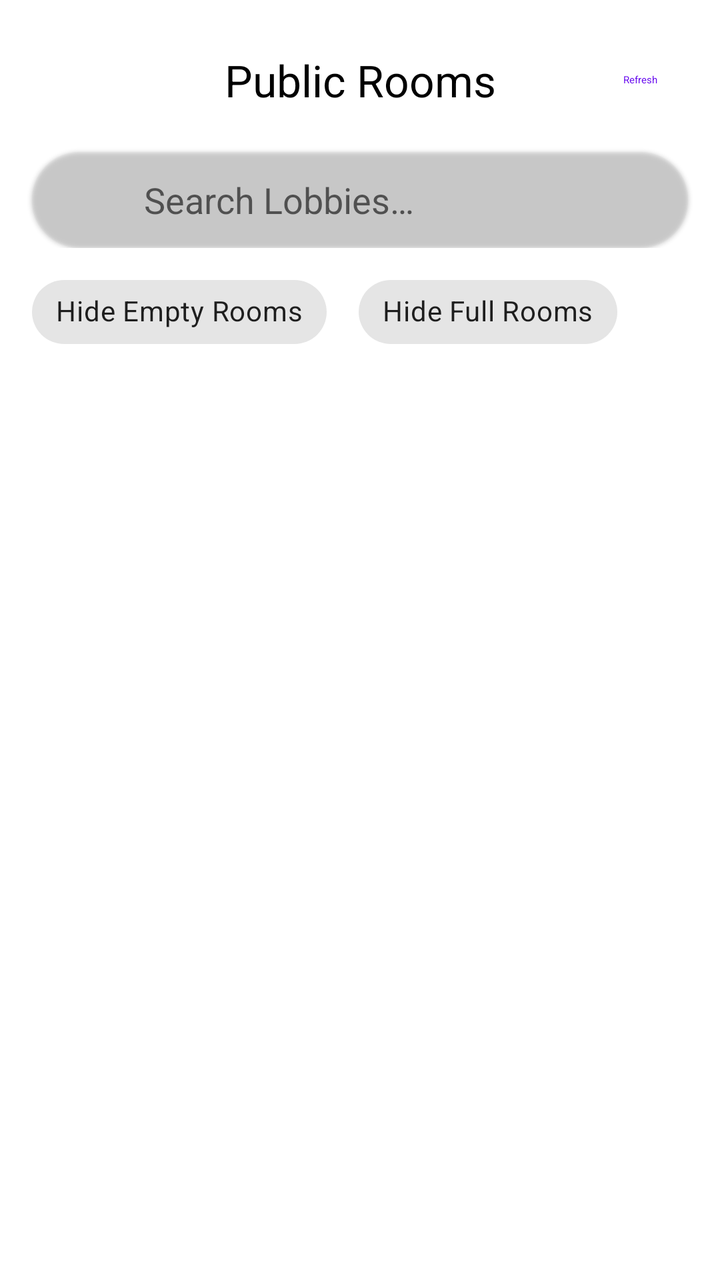
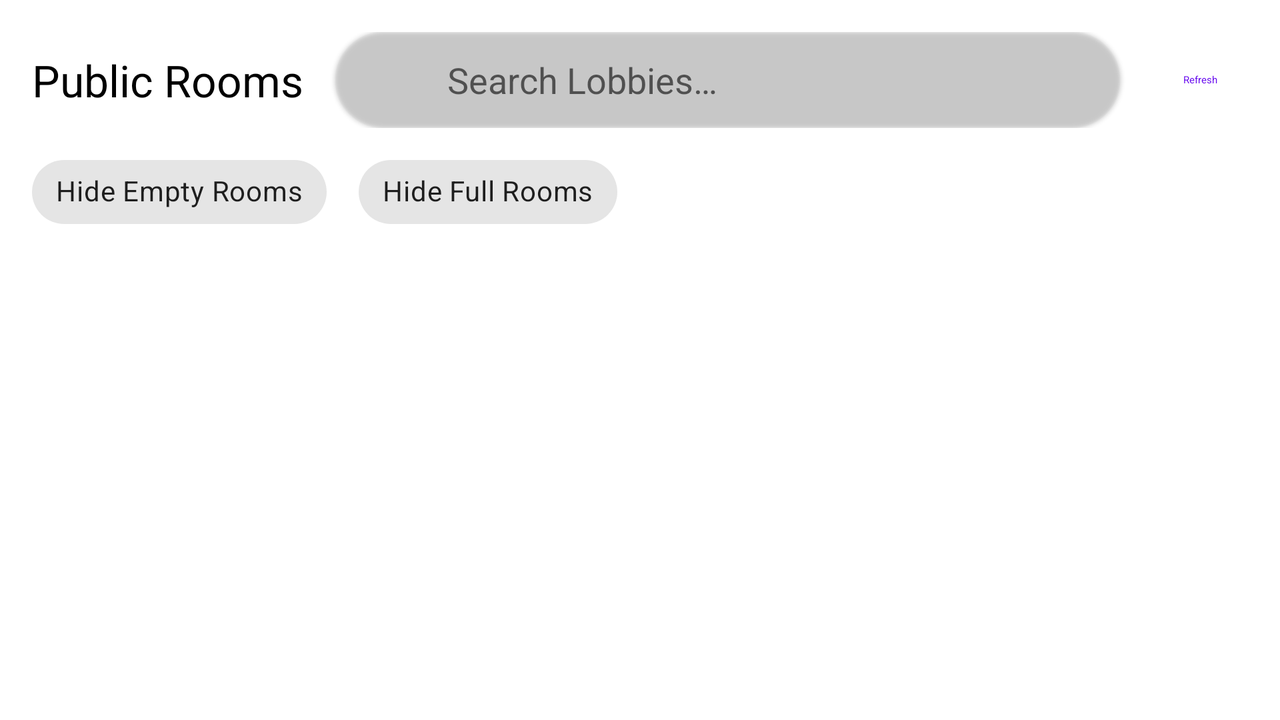

Compare how this app lays out the same screen by default and in its alternative resource folder. The renders come first, then the two layout files and the values they reference.
<!-- AndroidManifest.xml: fallback theme Theme.MaterialComponents.DayNight.NoActionBar -->
<!-- res/layout/dialog_lobby_browser.xml -->
<?xml version="1.0" encoding="utf-8"?>
<androidx.coordinatorlayout.widget.CoordinatorLayout xmlns:android="http://schemas.android.com/apk/res/android"
    xmlns:app="http://schemas.android.com/apk/res-auto"
    xmlns:tools="http://schemas.android.com/tools"
    android:layout_width="match_parent"
    android:layout_height="match_parent"
    android:background="?attr/colorSurface">

    <com.google.android.material.appbar.AppBarLayout
        android:id="@+id/appbar"
        style="@style/Widget.suyu.TransparentTopAppBarLayout"
        android:layout_width="match_parent"
        android:layout_height="wrap_content">

        <LinearLayout
            android:layout_width="match_parent"
            android:layout_height="wrap_content"
            android:orientation="vertical">

            <LinearLayout
                android:layout_width="match_parent"
                android:layout_height="wrap_content"
                android:orientation="horizontal"
                android:paddingTop="16dp"
                android:paddingHorizontal="16dp"
                android:gravity="center_vertical">

                <Space
                    android:layout_width="48dp"
                    android:layout_height="0dp" />

                <TextView
                    android:id="@+id/title"
                    android:layout_width="0dp"
                    android:layout_height="wrap_content"
                    android:layout_weight="1"
                    android:gravity="center"
                    android:text="@string/multiplayer_room_browser"
                    android:textAppearance="@style/TextAppearance.Material3.TitleLarge"
                    android:textColor="?attr/colorOnSurface" />

                <FrameLayout
                    android:layout_width="48dp"
                    android:layout_height="48dp">

                    <com.google.android.material.button.MaterialButton
                        android:id="@+id/refresh_button"
                        style="@style/Widget.Material3.Button.IconButton"
                        android:layout_width="match_parent"
                        android:layout_height="match_parent"
                        android:layout_gravity="center"
                        android:text="@string/refresh"
                        app:icon="@drawable/ic_refresh" />

                    <com.google.android.material.progressindicator.CircularProgressIndicator
                        android:id="@+id/progress_bar"
                        android:layout_width="24dp"
                        android:layout_height="24dp"
                        android:layout_gravity="center"
                        android:indeterminate="true"
                        android:contentDescription="@string/loading"
                        app:indicatorSize="24dp"
                        app:trackThickness="3dp"
                        android:visibility="gone" />
                </FrameLayout>
            </LinearLayout>

            <LinearLayout
                android:layout_width="match_parent"
                android:layout_height="match_parent"
                android:orientation="horizontal">

                <com.google.android.material.card.MaterialCardView
                    android:id="@+id/search_background"
                    style="?attr/materialCardViewFilledStyle"
                    android:layout_width="match_parent"
                    android:layout_height="48dp"
                    android:layout_marginStart="16dp"
                    android:layout_marginEnd="16dp"
                    android:layout_marginTop="12dp"
                    app:cardCornerRadius="24dp"
                    app:cardBackgroundColor="?attr/colorSurfaceVariant">

                    <LinearLayout
                        android:id="@+id/search_container"
                        android:layout_width="match_parent"
                        android:layout_height="match_parent"
                        android:layout_marginStart="16dp"
                        android:layout_marginEnd="16dp"
                        android:orientation="horizontal">

                        <ImageView
                            android:layout_width="24dp"
                            android:layout_height="24dp"
                            android:layout_gravity="center_vertical"
                            android:layout_marginEnd="16dp"
                            android:src="@drawable/ic_search"
                            android:contentDescription="@string/home_search"
                            app:tint="?attr/colorOnSurfaceVariant" />

                        <EditText
                            android:id="@+id/search_text"
                            android:layout_width="180dp"
                            android:layout_height="match_parent"
                            android:background="@android:color/transparent"
                            android:hint="@string/multiplayer_search_public_lobbies"
                            android:imeOptions="flagNoFullscreen"
                            android:inputType="text"
                            android:maxLines="1"
                            android:textColor="?attr/colorOnSurface"
                            android:autofillHints="" />

                    </LinearLayout>

                    <ImageView
                        android:id="@+id/clear_button"
                        android:layout_width="24dp"
                        android:layout_height="24dp"
                        android:layout_gravity="center_vertical|end"
                        android:layout_marginEnd="48dp"
                        android:background="?attr/selectableItemBackground"
                        android:src="@drawable/ic_clear"
                        android:contentDescription="@string/clear"
                        android:visibility="invisible"
                        app:tint="?attr/colorOnSurfaceVariant"
                        tools:visibility="visible" />

                    <ImageView
                        android:id="@+id/btn_submit"
                        android:layout_width="24dp"
                        android:layout_height="24dp"
                        android:layout_gravity="center_vertical|end"
                        android:layout_marginEnd="16dp"
                        android:background="?attr/selectableItemBackground"
                        android:src="@drawable/ic_send"
                        android:contentDescription="@string/submit"
                        app:tint="?attr/colorOnSurfaceVariant"
                        tools:visibility="visible" />

                </com.google.android.material.card.MaterialCardView>

            </LinearLayout>


            <HorizontalScrollView
                android:id="@+id/horizontalScrollView"
                android:layout_width="match_parent"
                android:layout_height="wrap_content"
                android:fadingEdge="horizontal"
                android:scrollbars="none"
                android:layout_marginVertical="8dp"
                android:clipToPadding="false"
                android:paddingHorizontal="16dp">

                <LinearLayout
                    android:id="@+id/chips"
                    android:layout_width="wrap_content"
                    android:layout_height="wrap_content"
                    android:clipToPadding="false">

                    <com.google.android.material.chip.Chip
                        android:id="@+id/chip_hide_empty"
                        android:layout_width="wrap_content"
                        android:layout_height="wrap_content"
                        android:layout_marginEnd="8dp"
                        android:checkable="true"
                        android:checked="false"
                        android:text="@string/multiplayer_hide_empty_rooms"
                        app:chipCornerRadius="16dp"
                        app:chipIconTint="?attr/colorOnSurface"
                        app:chipIconSize="18dp"
                        android:paddingStart="8dp"
                        android:paddingEnd="8dp"
                        android:paddingTop="6dp"
                        android:paddingBottom="6dp" />

                    <com.google.android.material.chip.Chip
                        android:id="@+id/chip_hide_full"
                        android:layout_width="wrap_content"
                        android:layout_height="wrap_content"
                        android:layout_marginStart="8dp"
                        android:checkable="true"
                        android:checked="false"
                        android:text="@string/multiplayer_hide_full_rooms"
                        app:chipCornerRadius="16dp"
                        app:chipIconTint="?attr/colorOnSurface"
                        app:chipIconSize="18dp"
                        android:paddingStart="8dp"
                        android:paddingEnd="8dp"
                        android:paddingTop="6dp"
                        android:paddingBottom="6dp" />

                </LinearLayout>
            </HorizontalScrollView>
        </LinearLayout>
    </com.google.android.material.appbar.AppBarLayout>

    <androidx.recyclerview.widget.RecyclerView
        android:id="@+id/room_list"
        android:layout_width="match_parent"
        android:layout_height="match_parent"
        android:clipToPadding="false"
        android:contentDescription="@string/room_list"
        android:paddingBottom="16dp"
        android:scrollbars="vertical"
        app:layout_behavior="@string/appbar_scrolling_view_behavior" />

    <LinearLayout
        android:id="@+id/empty_view"
        android:layout_width="match_parent"
        android:layout_height="wrap_content"
        android:layout_gravity="center"
        android:orientation="vertical"
        android:gravity="center"
        android:padding="32dp"
        android:visibility="gone">

        <ImageView
            android:layout_width="72dp"
            android:layout_height="72dp"
            android:layout_marginBottom="16dp"
            android:src="@drawable/ic_refresh"
            android:contentDescription="@string/refresh"
            android:alpha="0.5"
            app:tint="?attr/colorOnSurface" />

        <TextView
            android:layout_width="wrap_content"
            android:layout_height="wrap_content"
            android:text="@string/multiplayer_no_rooms_found"
            android:textAppearance="@style/TextAppearance.Material3.TitleMedium"
            android:textColor="?attr/colorOnSurface" />

        <TextView
            android:layout_width="wrap_content"
            android:layout_height="wrap_content"
            android:layout_marginTop="8dp"
            android:text="@string/multiplayer_tap_refresh_to_check_again"
            android:textAppearance="@style/TextAppearance.Material3.BodyMedium"
            android:textColor="?attr/colorOnSurface" />

        <com.google.android.material.button.MaterialButton
            android:id="@+id/empty_refresh_button"
            android:layout_width="wrap_content"
            android:layout_height="wrap_content"
            android:layout_marginTop="16dp"
            android:text="@string/refresh"
            app:icon="@drawable/ic_refresh"
            style="@style/Widget.Material3.Button.ElevatedButton" />
    </LinearLayout>

</androidx.coordinatorlayout.widget.CoordinatorLayout>
<!-- resources referenced by this layout -->
<resources>
  <string name="clear">Clear</string>
  <string name="home_search">Search</string>
  <string name="loading">Loading…</string>
  <string name="multiplayer_hide_empty_rooms">Hide Empty Rooms</string>
  <string name="multiplayer_hide_full_rooms">Hide Full Rooms</string>
  <string name="multiplayer_no_rooms_found">No public rooms found</string>
  <string name="multiplayer_room_browser">Public Rooms</string>
  <string name="multiplayer_search_public_lobbies">Search Lobbies…</string>
  <string name="multiplayer_tap_refresh_to_check_again">Tap refresh to check again</string>
  <string name="refresh">Refresh</string>
  <string name="room_list">Room List</string>
  <string name="submit">Submit</string>
  <style name="Widget.suyu.TransparentTopAppBarLayout" parent="">
          <item name="android:background">@android:color/transparent</item>
          <item name="android:elevation">0dp</item>
          <item name="android:stateListAnimator">@null</item>
          <item name="elevation">0dp</item>
          <item name="liftOnScroll">false</item>
          <item name="statusBarForeground">@android:color/transparent</item>
      </style>
</resources>
<!-- res/layout-land/dialog_lobby_browser.xml (the repository's variant of the layout above) -->
<!-- drawn on the phone turned sideways -->
<?xml version="1.0" encoding="utf-8"?>
<androidx.coordinatorlayout.widget.CoordinatorLayout xmlns:android="http://schemas.android.com/apk/res/android"
    xmlns:app="http://schemas.android.com/apk/res-auto"
    xmlns:tools="http://schemas.android.com/tools"
    android:layout_width="match_parent"
    android:layout_height="match_parent"
    android:background="?attr/colorSurface">

    <com.google.android.material.appbar.AppBarLayout
        android:id="@+id/appbar"
        style="@style/Widget.suyu.TransparentTopAppBarLayout"
        android:layout_width="match_parent"
        android:layout_height="wrap_content">

        <LinearLayout
            android:layout_width="match_parent"
            android:layout_height="wrap_content"
            android:orientation="vertical">

            <LinearLayout
                android:layout_width="match_parent"
                android:layout_height="wrap_content"
                android:gravity="center_vertical"
                android:orientation="horizontal"
                android:paddingTop="16dp"
                android:paddingHorizontal="16dp">

                <TextView
                    android:id="@+id/title"
                    android:layout_width="wrap_content"
                    android:layout_height="wrap_content"
                    android:layout_marginEnd="16dp"
                    android:gravity="start|center_vertical"
                    android:text="@string/multiplayer_room_browser"
                    android:textAppearance="@style/TextAppearance.Material3.TitleLarge"
                    android:textColor="?attr/colorOnSurface" />

                <com.google.android.material.card.MaterialCardView
                    android:id="@+id/search_background"
                    style="?attr/materialCardViewFilledStyle"
                    android:layout_width="0dp"
                    android:layout_height="48dp"
                    android:layout_marginEnd="16dp"
                    android:layout_weight="1"
                    app:cardBackgroundColor="?attr/colorSurfaceVariant"
                    app:cardCornerRadius="24dp">

                    <LinearLayout
                        android:id="@+id/search_container"
                        android:layout_width="match_parent"
                        android:layout_height="match_parent"
                        android:layout_marginStart="16dp"
                        android:layout_marginEnd="16dp"
                        android:orientation="horizontal">

                        <ImageView
                            android:layout_width="24dp"
                            android:layout_height="24dp"
                            android:layout_gravity="center_vertical"
                            android:layout_marginEnd="16dp"
                            android:contentDescription="@string/home_search"
                            android:src="@drawable/ic_search"
                            app:tint="?attr/colorOnSurfaceVariant" />

                        <EditText
                            android:id="@+id/search_text"
                            android:layout_width="0dp"
                            android:layout_height="match_parent"
                            android:layout_weight="1"
                            android:autofillHints=""
                            android:background="@android:color/transparent"
                            android:hint="@string/multiplayer_search_public_lobbies"
                            android:imeOptions="flagNoFullscreen"
                            android:inputType="text"
                            android:maxLines="1"
                            android:textColor="?attr/colorOnSurface" />

                    </LinearLayout>

                    <ImageView
                        android:id="@+id/clear_button"
                        android:layout_width="24dp"
                        android:layout_height="24dp"
                        android:layout_gravity="center_vertical|end"
                        android:layout_marginEnd="48dp"
                        android:background="?attr/selectableItemBackground"
                        android:contentDescription="@string/clear"
                        android:src="@drawable/ic_clear"
                        android:visibility="invisible"
                        app:tint="?attr/colorOnSurfaceVariant"
                        tools:visibility="visible" />

                    <ImageView
                        android:id="@+id/btn_submit"
                        android:layout_width="24dp"
                        android:layout_height="24dp"
                        android:layout_gravity="center_vertical|end"
                        android:layout_marginEnd="16dp"
                        android:background="?attr/selectableItemBackground"
                        android:contentDescription="@string/submit"
                        android:src="@drawable/ic_send"
                        app:tint="?attr/colorOnSurfaceVariant"
                        tools:visibility="visible" />

                </com.google.android.material.card.MaterialCardView>

                <FrameLayout
                    android:layout_width="48dp"
                    android:layout_height="48dp">

                    <com.google.android.material.button.MaterialButton
                        android:id="@+id/refresh_button"
                        style="@style/Widget.Material3.Button.IconButton"
                        android:layout_width="match_parent"
                        android:layout_height="match_parent"
                        android:layout_gravity="center"
                        android:text="@string/refresh"
                        app:icon="@drawable/ic_refresh" />

                    <com.google.android.material.progressindicator.CircularProgressIndicator
                        android:id="@+id/progress_bar"
                        android:layout_width="24dp"
                        android:layout_height="24dp"
                        android:layout_gravity="center"
                        android:indeterminate="true"
                        android:contentDescription="@string/loading"
                        app:indicatorSize="24dp"
                        app:trackThickness="3dp"
                        android:visibility="gone" />
                </FrameLayout>
            </LinearLayout>

            <HorizontalScrollView
                android:id="@+id/horizontalScrollView"
                android:layout_width="match_parent"
                android:layout_height="wrap_content"
                android:layout_marginVertical="8dp"
                android:clipToPadding="false"
                android:fadingEdge="horizontal"
                android:paddingHorizontal="16dp"
                android:scrollbars="none">

                <LinearLayout
                    android:id="@+id/chips"
                    android:layout_width="wrap_content"
                    android:layout_height="wrap_content"
                    android:clipToPadding="false">

                    <com.google.android.material.chip.Chip
                        android:id="@+id/chip_hide_empty"
                        android:layout_width="wrap_content"
                        android:layout_height="wrap_content"
                        android:layout_marginEnd="8dp"
                        android:checkable="true"
                        android:checked="false"
                        android:paddingStart="8dp"
                        android:paddingTop="6dp"
                        android:paddingEnd="8dp"
                        android:paddingBottom="6dp"
                        android:text="@string/multiplayer_hide_empty_rooms"
                        app:chipCornerRadius="16dp"
                        app:chipIconSize="18dp"
                        app:chipIconTint="?attr/colorOnSurface" />

                    <com.google.android.material.chip.Chip
                        android:id="@+id/chip_hide_full"
                        android:layout_width="wrap_content"
                        android:layout_height="wrap_content"
                        android:layout_marginStart="8dp"
                        android:checkable="true"
                        android:checked="false"
                        android:paddingStart="8dp"
                        android:paddingTop="6dp"
                        android:paddingEnd="8dp"
                        android:paddingBottom="6dp"
                        android:text="@string/multiplayer_hide_full_rooms"
                        app:chipCornerRadius="16dp"
                        app:chipIconSize="18dp"
                        app:chipIconTint="?attr/colorOnSurface" />

                </LinearLayout>
            </HorizontalScrollView>
        </LinearLayout>
    </com.google.android.material.appbar.AppBarLayout>

    <androidx.recyclerview.widget.RecyclerView
        android:id="@+id/room_list"
        android:layout_width="match_parent"
        android:layout_height="match_parent"
        android:clipToPadding="false"
        android:contentDescription="@string/room_list"
        android:paddingBottom="16dp"
        android:scrollbars="vertical"
        app:layout_behavior="@string/appbar_scrolling_view_behavior" />

    <LinearLayout
        android:id="@+id/empty_view"
        android:layout_width="match_parent"
        android:layout_height="wrap_content"
        android:layout_gravity="center"
        android:gravity="center"
        android:orientation="vertical"
        android:padding="32dp"
        android:visibility="gone">

        <ImageView
            android:layout_width="72dp"
            android:layout_height="72dp"
            android:layout_marginBottom="16dp"
            android:alpha="0.5"
            android:contentDescription="@string/refresh"
            android:src="@drawable/ic_refresh"
            app:tint="?attr/colorOnSurface" />

        <TextView
            android:layout_width="wrap_content"
            android:layout_height="wrap_content"
            android:text="@string/multiplayer_no_rooms_found"
            android:textAppearance="@style/TextAppearance.Material3.TitleMedium"
            android:textColor="?attr/colorOnSurface" />

        <TextView
            android:layout_width="wrap_content"
            android:layout_height="wrap_content"
            android:layout_marginTop="8dp"
            android:text="@string/multiplayer_tap_refresh_to_check_again"
            android:textAppearance="@style/TextAppearance.Material3.BodyMedium"
            android:textColor="?attr/colorOnSurface" />

        <com.google.android.material.button.MaterialButton
            android:id="@+id/empty_refresh_button"
            style="@style/Widget.Material3.Button.ElevatedButton"
            android:layout_width="wrap_content"
            android:layout_height="wrap_content"
            android:layout_marginTop="16dp"
            android:text="@string/refresh"
            app:icon="@drawable/ic_refresh" />
    </LinearLayout>

</androidx.coordinatorlayout.widget.CoordinatorLayout>
